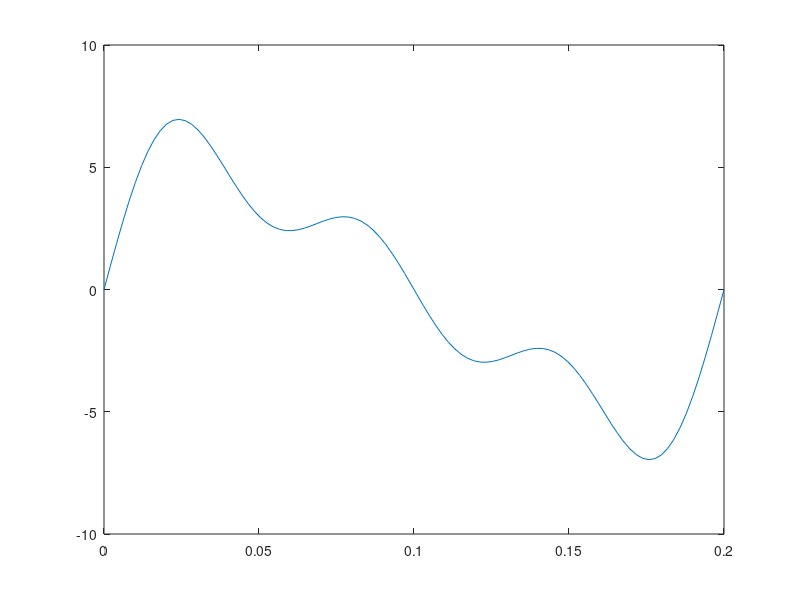
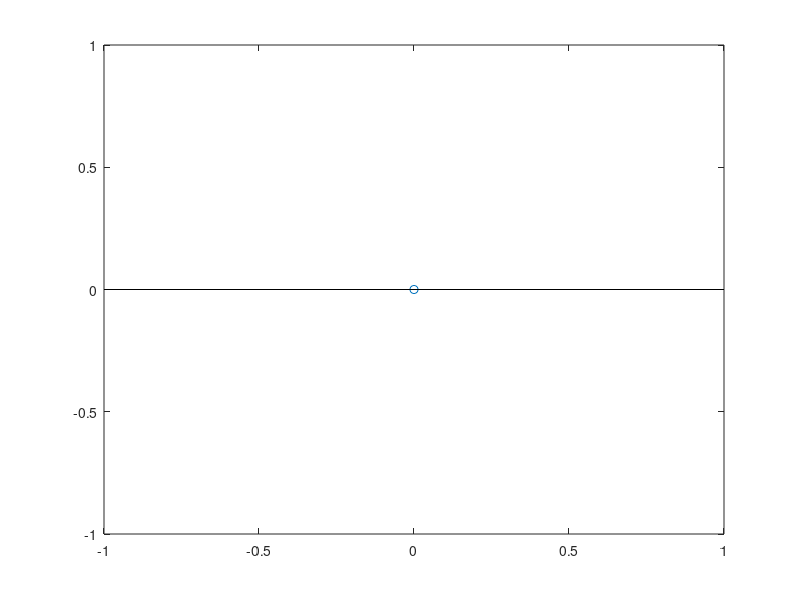
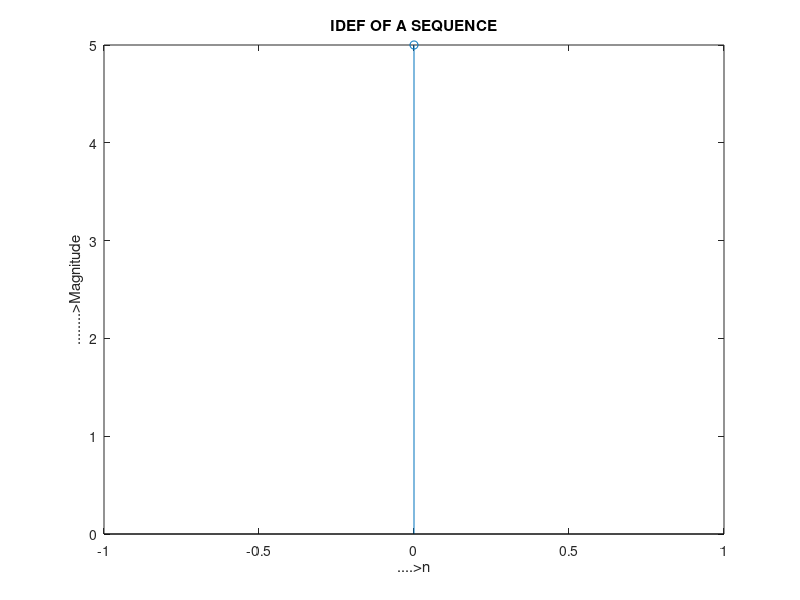

These figures' MATLAB source, in order:
% Explanation and implementation Discrete Fourier Transform(DFT) and Inverse 
%Discrete Fourier Transform(IDFT) using MATLAB.
clc 
clear all 
close all 
Fa=input('Enter a frequency Fa : '); 
Fs=input('Enter a frequency Fs : '); 
T=1/Fa; 
t=0:T/99:T; 
y=5*sin(2*pi*Fa*t) +2*sin(2*pi*2*Fa*t)+2*sin(2*pi*3*Fa*t); 
figure(1) 
plot(t,y); 
Ts=1/Fs; 
N=T/Ts; 
n=0:N-1; 
yy=5*sin(2*pi*Fa*n*Ts)+ 2*sin(2*pi*2*Fa*n*Ts)+ 2*sin(2*pi*3*Fa*n*Ts); 
figure(2) 
stem(n,yy) 
h=[]; 
b=[]; 
for(k=1:1:N) 
for (n=1:1:N) 
ff=yy(n)*exp(-j*2*pi*(k-1-(N/2))*(n-1-(N/2))/N); 
h=[ h ff]; 
end 
p=sum(h); 
b=[b p]; 
h=0; 
end 
figure(3) 
f=Fs*(-N/2:(N/2)-1)/N; 
stem(f,abs(b)); 
axis([ -30 30 0 160]); 
%IDFT of a sequence 
Xk=input('Enter X(K)='); 
[N,M]=size(Xk); 
if M~=1; 
Xk=Xk.'; 
N=M; 
end; 
xn=zeros(N,1); 
k=0:N-1; 
for n=0:N-1; 
xn(n+1)=exp(j*2*pi*k*n/N)*Xk; 
end; 
xn=xn/N; 
disp('x(n)='); 
disp(xn); 
plot(xn); 
grid on; 
plot(xn); 
stem(k,xn); 
xlabel('....>n'); 
ylabel('........>Magnitude'); 
title('IDEF OF A SEQUENCE');
